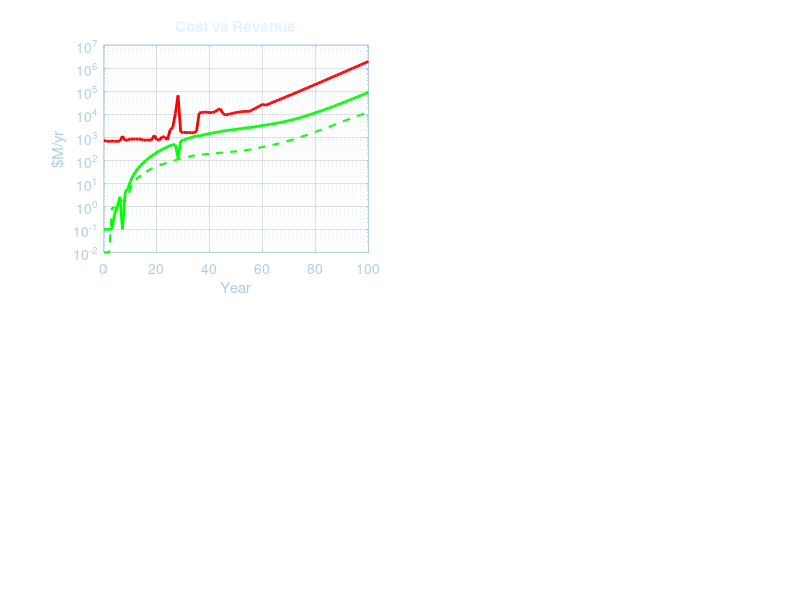

MATLAB code for this plot: (Note: this script raises an error after producing the figure.)
%% SELENITE_ECON v1.2 — Bottom-Up Economic Evaluation
%  Every cargo figure derived from infrastructure requirements,
%  constrained by phase targets and unit specifications.
%
%  Model logic: REO target → circuits → haulers/conveyors → power →
%               canisters → MOLE-I (from PROBE propellant) → Earth cargo
%
%  Ref: ECN-019 Rev B, SEL-DECISION-001 Rev B, all design specs
%  Author: Jason Stewart | April 2026

clear; close all; clc;
fprintf('SELENITE_ECON v1.2 — Bottom-Up Economic Model\n');
fprintf('ECN-019 Rev B | %s\n\n', datestr(now));

%% ═══════════════════════════════════════════════════════════════
%  1. UNIT SPECIFICATIONS (from design docs)
%  ═══════════════════════════════════════════════════════════════

% --- Processing circuit (SEL-PROC-001, SEL-PROC-PKT-001) ---
circuit.reo_yr       = 0.4;       % t REO/yr per circuit
circuit.regolith_yr  = 800;       % t regolith/yr per circuit (~500 ppm REE)
circuit.mass_kg      = 15000;     % kg per circuit
circuit.power_kw     = 180;       % kW per circuit
circuit.earth_frac  = @(y) min(1.0, max(0.10, 1.0 - (y - 25) * 0.03));
% 100% at Y25 (P8, all equipment Earth-built)
% ~55% at Y40 (P9, foundry producing vessels + piping)
% ~10% at Y55+ (mature: only sensors, PTFE, seals, pumps, bearings from Earth)
% Earth-only at maturity: ~1,500 kg per 15,000 kg circuit
%   Sensors/PLCs 500 kg + PTFE linings 200 kg + pump internals 300 kg +
%   filter cloths 50 kg + seals 50 kg + bearings 100 kg +
%   power electronics 200 kg + valve seats 100 kg = ~1,500 kg
circuit.life_yr      = 20;        % replacement cycle
circuit.maint_frac   = 0.02;     % 2 kg/yr Earth replacement parts per circuit (sensors, pumps, linings)

% --- Hauler (SEL-HAULER-001 Rev B, ECN-019) ---
hauler.mass_kg       = 1450;      % kg dry (incl bucket/blade, Na-S, SRM)
hauler.throughput_yr = 1500;      % t regolith/yr (mining + transport, blended road/off-road)
hauler.life_yr       = 10;        % service life
hauler.maint_kg_yr   = 9;        % kg Earth parts/yr (avionics 3 + bearings 2 + BMS 4)

% Hauler Earth fraction transitions as foundry matures
% P8: 100% Earth-built. P9: ~80%. P10+: ~43% (57% in-situ)
hauler.earth_frac = @(y) min(1.0, max(0.43, 1.0 - (y - 25) * 0.0285));
% Linear from 1.0 at Y25 to 0.43 at Y45

% --- Steel apron conveyor (ECN-019 Addendum A) ---
conv.mass_per_km     = 100000;    % kg/km (chain + rollers + frame + drives)
conv.earth_frac      = 0.05;      % 5% Earth (drive electronics, bearings)
conv.maint_frac_yr   = 0.005;     % 0.5%/yr replacement (bearings, electronics)

% --- Thorium MSR (ECN-019 §2) ---
msr.power_mw         = 100;       % MWe per unit
msr.mass_kg          = 50000;     % kg (vessel + turbomachinery, excl regolith shielding)
msr.life_yr          = 20;        % vessel replacement cycle
msr.earth_frac = @(y) max(0.3, min(1.0, 1.0 - (y - 45) * 0.02));
% 100% Earth (Hastelloy-N) until Y45, declining to 30% by Y80 (Ni-201 in-situ)

% --- FSP (NASA Kilopower heritage) ---
fsp.power_kw         = 40;        % kW per unit
fsp.mass_kg          = 6600;      % kg per unit

% --- Mass driver canister (ECN-019 §10) ---
can.total_mass_kg    = 5000;      % kg total (shell + TPS + REO)
can.shell_mass_kg    = 1500;      % kg (Fe-Ni shell + Al₂O₃ TPS)
can.reo_payload_t    = 3.5;       % t REO per canister
can.earth_kg         = 28;        % kg Earth content per canister (minimal chute baseline)

% --- MOLE-I (SEL_MOLEI_DESIGN v5) ---
molei.propellant_yr  = 5692;      % kg propellant/yr per unit
molei.mass_kg        = 360;       % kg per unit
molei.earth_frac     = 1.0;       % 100% Earth-built always

% --- PROBE (SEL_PROBE_DESIGN Rev A) ---
probe.propellant     = 6654;      % kg propellant per mission
probe.mass_kg        = 800;       % kg dry
probe.missions_yr    = 1;         % missions/yr average
probe.life_yr        = 15;        % replacement cycle
probe.pgm_per_mission= 0.0175;   % t PGM per mission (~17.5 kg)

% --- SKIP (SEL_SKIP_DESIGN Rev A, SPA only) ---
skip.propellant_yr   = 83000;     % kg/yr per SKIP (303 kg/hop × 274 hops)
skip.count           = 8;         % fleet size P7-P8
skip.mass_kg         = 300;       % kg dry

% --- SINTER / ARM-C (construction fleet) ---
sinter.mass_kg       = 2200;
armc.mass_kg         = 1500;

% --- Substation (for MOLE-I, 1 per 5 MOLE-I) ---
substation.mass_kg   = 135;

% --- Reagent ---
reagent.per_circuit_yr = 49000;   % kg/yr Earth reagent per circuit (pre-ISRU)
reagent.isru_frac = @(y) min(0.98, max(0, (y - 9) * 0.03));
% 0% at Y9, ~50% at Y25, ~85% at Y35, ~95% at Y45, ~98% at Y55+

%% ═══════════════════════════════════════════════════════════════
%  2. ECONOMIC PARAMETERS
%  ═══════════════════════════════════════════════════════════════

Y = (0:100)';  N = length(Y);

% Launch cost ($/kg to lunar surface)
launch_cost = arrayfun(@(y) ...
    6000*(y<25) + 4000*(y>=25 & y<45) + 2000*(y>=45), Y);

% Discount rate (Arrow et al. 2014 declining)
dr = arrayfun(@(y) 0.03*(y<=30) + 0.025*(y>30 & y<=75) + 0.02*(y>75), Y);
df = cumprod(1 ./ (1 + dr));  % discount factor

% Contingency
contingency = arrayfun(@(y) ...
    1.50*(y<25) + 1.35*(y>=25 & y<45) + 1.25*(y>=45), Y);

% In-situ fabrication cost
insitu_cost_per_kg = 100;  % $/kg (midpoint $50-200)

% Social cost of carbon (EPA Nov 2023)
scc = 190;  % $/tCO2

%% ═══════════════════════════════════════════════════════════════
%  3. PHASE TARGETS (exogenous — programme plan)
%  ═══════════════════════════════════════════════════════════════

% REO production targets by year (log-linear interpolation)
reo_knots_y = [0  15  18   25    28    35     45      60       80       100];
reo_knots_v = [0   0   0   0.4   125   125    1000    10000    100000   1000000];

reo_target = zeros(N,1);
for i = 1:N
    y = Y(i);
    if y <= 18, reo_target(i) = 0; continue; end
    idx = find(reo_knots_y <= y, 1, 'last');
    if idx >= length(reo_knots_y)
        reo_target(i) = reo_knots_v(end);
    else
        y0 = reo_knots_y(idx); y1 = reo_knots_y(idx+1);
        r0 = max(reo_knots_v(idx), 0.01); r1 = reo_knots_v(idx+1);
        if r1 <= 0, reo_target(i) = 0;
        else
            frac = (y - y0) / (y1 - y0);
            reo_target(i) = exp(log(r0) + frac * (log(r1) - log(r0)));
        end
    end
end

% PROBE fleet targets by year
probe_knots_y = [0  9  15  25  35  45  60  80  100];
probe_knots_v = [0  3  30  96 190 230 260 286  286];
probe_fleet = interp1(probe_knots_y, probe_knots_v, Y, 'linear', 286);
probe_fleet = floor(probe_fleet);

% SKIP fleet (SPA only, P3-P8, retire P9)
skip_active = arrayfun(@(y) skip.count * (y >= 7 & y < 45), Y);
% Ramp down: 8 until Y35, then linear to 0 by Y45
skip_active = arrayfun(@(y) ...
    skip.count * (y >= 7 & y < 35) + ...
    max(0, skip.count * (1 - (y-35)/10)) * (y >= 35 & y < 45), Y);

% Mining frontier radius (km from spine)
% Determines conveyor need: Tier 3 = 50-150 km
frontier_km = arrayfun(@(y) ...
    0*(y<28) + min(150, max(0, (y-28)*2)) * (y>=28), Y);

% Fraction of ore via Tier 3 (conveyor territory)
tier3_frac = arrayfun(@(y) ...
    0*(y<40) + min(0.55, max(0, (y-40)*0.01)) * (y>=40), Y);

%% ═══════════════════════════════════════════════════════════════
%  4. INFRASTRUCTURE DERIVATION (bottom-up)
%  ═══════════════════════════════════════════════════════════════

% --- Circuits needed ---
circuits_needed = ceil(reo_target / circuit.reo_yr);

% --- Regolith throughput ---
regolith_yr = reo_target / 0.0005;  % t/yr (500 ppm REE)

% --- Haulers needed (for non-conveyor fraction) ---
hauler_ore_frac = 1 - tier3_frac;  % fraction handled by haulers
haulers_needed = ceil(regolith_yr .* hauler_ore_frac / hauler.throughput_yr);

% --- Conveyor km needed ---
% Tier 3 ore volume determines conveyor throughput needed
% Each km of trunk conveyor handles ~20,000 t/yr (at 2,000 t/hr, utilisation)
% Network is dendritic: ~500 trunk + 5000 branch at P12
conv_throughput_per_km = 20000;  % t/yr per km (average across trunk+branch)
conv_km_needed = regolith_yr .* tier3_frac / conv_throughput_per_km;

% --- Power needed (kW) ---
power_kw = circuits_needed * circuit.power_kw;
% Convert to MSR count (P9+ only, FSP before)
msr_count = zeros(N,1);
fsp_count = zeros(N,1);
for i = 1:N
    y = Y(i);
    if y < 35       % Pre-MSR: all FSP
        fsp_count(i) = ceil(power_kw(i) / fsp.power_kw);
    elseif y < 45   % Transition: MSR growing, FSP declining
        msr_frac = (y - 35) / 10;  % 0 at Y35, 1 at Y45
        msr_count(i) = ceil(power_kw(i) * msr_frac / (msr.power_mw * 1000));
        fsp_count(i) = ceil(power_kw(i) * (1-msr_frac) / fsp.power_kw);
    else             % P10+: MSR dominant, FSP backup only
        msr_count(i) = ceil(power_kw(i) / (msr.power_mw * 1000));
        fsp_count(i) = min(fsp_count(max(1,i-1)), 20);  % keep ~20 FSP as backup
    end
end

% --- MOLE-I needed (from propellant demand) ---
prop_demand = probe_fleet * probe.propellant * probe.missions_yr ...  % PROBE
            + skip_active * skip.propellant_yr / 1000 ...             % SKIP (convert to t)
            + 100 * 1000;                                              % Crew rotation (~100 t/yr)
% prop_demand in kg/yr
prop_demand_kg = probe_fleet * probe.propellant ...
               + skip_active * skip.propellant_yr ...
               + 100000;  % crew + ECLSS
molei_needed = ceil(prop_demand_kg / molei.propellant_yr);

% --- Canisters/yr (P9+ mass driver era) ---
canisters_yr = zeros(N,1);
for i = 1:N
    if Y(i) >= 35  % PKT→Earth mass driver from P9
        canisters_yr(i) = ceil(reo_target(i) / can.reo_payload_t);
    end
end

% --- PGM production ---
pgm_production = probe_fleet * probe.pgm_per_mission;  % t/yr

%% ═══════════════════════════════════════════════════════════════
%  5. EARTH CARGO DERIVATION (from infrastructure deltas)
%  ═══════════════════════════════════════════════════════════════

% Year-on-year infrastructure deltas
d_circuits = max(0, diff([0; circuits_needed]));
d_haulers  = max(0, diff([0; haulers_needed]));
d_conv_km  = max(0, diff([0; conv_km_needed]));
d_msr      = max(0, diff([0; msr_count]));
d_fsp      = max(0, diff([0; fsp_count]));
d_molei    = max(0, diff([0; molei_needed]));
d_probes   = max(0, diff([0; probe_fleet]));

% --- New-build Earth cargo (tonnes/yr) ---
cargo_circuits = zeros(N,1);
for i = 1:N
    ef = circuit.earth_frac(Y(i));
    cargo_circuits(i) = d_circuits(i) * circuit.mass_kg * ef / 1000;
end
cargo_haulers   = zeros(N,1);
for i = 1:N
    ef = hauler.earth_frac(Y(i));
    cargo_haulers(i) = d_haulers(i) * hauler.mass_kg * ef / 1000;
end
cargo_conveyors = d_conv_km * conv.mass_per_km * conv.earth_frac / 1000;
cargo_msr       = zeros(N,1);
for i = 1:N
    ef = msr.earth_frac(Y(i));
    cargo_msr(i) = d_msr(i) * msr.mass_kg * ef / 1000;
end
cargo_fsp       = d_fsp * fsp.mass_kg / 1000;
cargo_molei     = d_molei * (molei.mass_kg + substation.mass_kg/5) / 1000;  % +substation
cargo_probes    = d_probes * probe.mass_kg / 1000;
cargo_canisters = canisters_yr * can.earth_kg / 1000;

% --- Reagent Earth cargo ---
cargo_reagent = zeros(N,1);
for i = 1:N
    y = Y(i);
    isru_frac = reagent.isru_frac(y);
    cargo_reagent(i) = circuits_needed(i) * reagent.per_circuit_yr * (1 - isru_frac) / 1e6;
end

% --- Maintenance/replacement cargo (existing fleet) ---
maint_circuits = zeros(N,1);
for i = 1:N
    maint_circuits(i) = circuits_needed(i) * circuit.mass_kg * circuit.maint_frac * ...
                         circuit.earth_frac(Y(i)) / 1000;
end
maint_haulers  = haulers_needed * hauler.maint_kg_yr / 1000;
maint_conv     = conv_km_needed * conv.mass_per_km * conv.maint_frac_yr * conv.earth_frac / 1000;
maint_msr      = zeros(N,1);
for i = 1:N
    maint_msr(i) = msr_count(i) / msr.life_yr * msr.mass_kg * msr.earth_frac(Y(i)) / 1000;
end

% --- Construction fleet (P8 Wave 1 — one-time) ---
cargo_construction = zeros(N,1);
cargo_construction(26) = (20*sinter.mass_kg + 10*hauler.mass_kg + 5*armc.mass_kg + ...
                           4*fsp.mass_kg + 80000 + 5000) / 1000;  % Wave 1 at Y25
% Crew hab + commissioning equipment at Y28
cargo_construction(29) = (20000 + 10000 + 7000 + 25000) / 1000;  % hab + supplies + foundry + catapult demo

% --- Mass driver YBCO (one-time, P7 for SPA→PKT) ---
cargo_ybco = zeros(N,1);
cargo_ybco(23) = 30;   % Y22: SPA→PKT YBCO delivery (30 t)
cargo_ybco(24) = 30;   % Y23: remainder
cargo_ybco(36) = 50;   % Y35: PKT→Earth mass driver YBCO
cargo_ybco(44) = 30;   % Y43: PKT→SPA mass driver YBCO

% --- R&D / programme management / SPA base ops ---
cargo_spa_ops = arrayfun(@(y) ...
    18*(y<7) + 23*(y>=7&y<9) + 30*(y>=9&y<15) + 20*(y>=15&y<25) + ...
    15*(y>=25), Y);  % SPA base steady-state (robots, crew, ECLSS)

% --- Total Earth cargo ---
earth_cargo = cargo_circuits + cargo_haulers + cargo_conveyors + ...
              cargo_msr + cargo_fsp + cargo_molei + cargo_probes + ...
              cargo_canisters + cargo_reagent + ...
              maint_circuits + maint_haulers + maint_conv + maint_msr + ...
              cargo_construction + cargo_ybco + cargo_spa_ops;

% --- In-situ manufactured mass ---
insitu_haulers = zeros(N,1);
for i = 1:N
    insitu_haulers(i) = d_haulers(i) * hauler.mass_kg * (1 - hauler.earth_frac(Y(i))) / 1000;
end
insitu_conveyors = d_conv_km * conv.mass_per_km * (1 - conv.earth_frac) / 1000;
insitu_canisters = canisters_yr * (can.shell_mass_kg - can.earth_kg) / 1000;
insitu_msr = zeros(N,1);
for i = 1:N
    insitu_msr(i) = d_msr(i) * msr.mass_kg * (1 - msr.earth_frac(Y(i))) / 1000;
end
insitu_circuits = zeros(N,1);
for i = 1:N
    insitu_circuits(i) = d_circuits(i) * circuit.mass_kg * (1 - circuit.earth_frac(Y(i))) / 1000;
end
insitu_total = insitu_haulers + insitu_conveyors + insitu_canisters + insitu_msr + insitu_circuits;

%% ═══════════════════════════════════════════════════════════════
%  6. REVENUE & ENVIRONMENTAL MODEL
%  ═══════════════════════════════════════════════════════════════

% REE market
reo_basket_2026    = 15000;
reo_price_floor    = 5000;
reo_demand_2026    = 400000;
reo_demand_growth  = 0.02;
reo_demand = reo_demand_2026 * (1 + reo_demand_growth).^Y;
supply_frac = reo_target ./ reo_demand;
reo_price = max(reo_price_floor, reo_basket_2026 * (1 - 0.6 * supply_frac));

% Direct revenue ($M/yr)
rev_reo = reo_target .* reo_price / 1e6;
rev_pgm = pgm_production * 50e6 / 1e6;  % $50k/kg
rev_direct = rev_reo + rev_pgm;

% Externality 1: REO mining displacement
% Total composite: $73,700/t (EEIO environmental + carbon + geopolitical)
% CO2 component: ~30 t CO2-eq per t REO (lifecycle, Frontiers 2014 / MDPI 2022)
% Non-CO2 component: water, land, radioactive waste, health
ext_reo = reo_target * 73700 / 1e6;
co2_avoided_reo = reo_target * 30;  % t CO2/yr avoided from mining lifecycle

% Externality 2: H2 enabling via Ir
% Ir and Fe-Ni are CO-PRODUCTS from the same M-type asteroid payload.
% PROBE returns 10 t enriched Fe-Ni containing PGMs at ~1,750 ppm.
% At SPA: Fe-Ni → mass driver to PKT (foundry feedstock)
%         PGM concentrate → hydromet → mass driver to Earth
% No fleet split needed — every mission serves both purposes.
%
% Green H2 applications: energy + green steel DRI + green ammonia
% H2 CO2 multiplier: ~12 t CO2/t H2 (blended across applications)
%
% MARGINAL ATTRIBUTION: Not 100% of programme Ir "enables" new PEM.
% Some PEM would be built with terrestrial Ir. Apply attribution factor.
% Baseline 50%, sensitivity at 25% and 100%.
%
% DG-11.6 CONSTRAINT: Scaling to 2,000+ PROBEs requires SEP/NEP
% propulsion (ISRU propellant caps at ~2,021 t/yr from 355 MOLE-I;
% 2,000 chemical PROBEs would need 13,308 t/yr = 6.6x shortfall).
% Additional PROBEs beyond 286 baseline are all-electric (ion drive).

ir_frac = 0.15;           % 5-25% range, mid-estimate for M-type asteroid mix
h2_attribution = 0.50;    % Marginal attribution: 50% of Ir is genuinely enabling
h2_co2_multiplier = 12;   % t CO2 avoided per t H2 (energy + steel + ammonia)
pem_gw_per_t_ir = 1.0;    % GW PEM per t Ir at 1 g/kW (conservative; future ~3 GW/t)
h2_per_gw_yr = 150000;    % t H2/yr per GW PEM at 80% capacity factor
pem_life = 20;             % years before stack replacement needs new Ir

ir_production = pgm_production * ir_frac;       % t Ir/yr from PROBE fleet
ir_attributed = ir_production * h2_attribution; % t Ir/yr genuinely enabling

pem_gw = zeros(N,1);
for i = 2:N
    pem_gw(i) = pem_gw(i-1) + ir_attributed(i) * pem_gw_per_t_ir;
    if i > pem_life
        pem_gw(i) = pem_gw(i) - ir_attributed(i-pem_life) * pem_gw_per_t_ir;
    end
    pem_gw(i) = max(0, pem_gw(i));
end
co2_avoided_h2 = pem_gw * h2_per_gw_yr * h2_co2_multiplier;  % t CO2/yr
ext_h2 = co2_avoided_h2 * scc / 1e6;

% Externality 3: Rocket emissions (negative)
% Tanker ratio declines with LEO depot maturation
% Carbon intensity declines as DAC methane production ramps on Earth
%   Y0-Y30:  100% fossil CH4 (DAC not yet at scale for rocket fuel)
%   Y30-Y45: 100%→80% (early DAC adoption, pilot plants)
%   Y45-Y60: 80%→30% (DAC scaling rapidly, SpaceX + others invest)
%   Y60-Y80: 30%→5% (DAC dominant, grid-scale renewable powered)
%   Y80+:    5% fossil (near carbon-neutral, residual process emissions)
% This creates the expected curve: rocket CO2 rises pre-Y50 (more flights
% × high fossil), peaks ~Y50, then declines as DAC overtakes volume growth.
% The Y80+ near-zero timing aligns with programme's P12 cargo ramp.
tanker_ratio = arrayfun(@(y) ...
    14*(y<25) + 8*(y>=25 & y<45) + 5*(y>=45), Y);
fossil_frac = arrayfun(@(y) ...
    1.00 * (y < 30) + ...
    max(0.80, 1.00 - (y-30)*0.0133) * (y>=30 & y<45) + ...
    max(0.30, 0.80 - (y-45)*0.0333) * (y>=45 & y<60) + ...
    max(0.05, 0.30 - (y-60)*0.0125) * (y>=60 & y<80) + ...
    0.05 * (y>=80), Y);
co2_per_launch = 2750;
cargo_flights = earth_cargo / 100;
total_launches = cargo_flights .* tanker_ratio;
co2_rockets = total_launches * co2_per_launch .* fossil_frac;
ext_rockets = -co2_rockets * scc / 1e6;

% Totals
ext_total = ext_reo + ext_h2 + ext_rockets;
rev_total = rev_direct + ext_total;

%% ═══════════════════════════════════════════════════════════════
%  7. COST MODEL
%  ═══════════════════════════════════════════════════════════════

cost_launch = earth_cargo * 1000 .* launch_cost .* contingency / 1e6;
cost_insitu = insitu_total * 1000 * insitu_cost_per_kg / 1e6;
cost_rd = arrayfun(@(y) 500*(y<25) + 1000*(y>=25&y<45) + 1500*(y>=45&y<60) + 2000*(y>=60), Y);
cost_total = cost_launch + cost_insitu + cost_rd;

%% ═══════════════════════════════════════════════════════════════
%  8. NPV & PROGRAMME METRICS
%  ═══════════════════════════════════════════════════════════════

net_total = rev_total - cost_total;
net_direct = rev_direct - cost_total;
npv_total = cumsum(net_total .* df);
npv_direct = cumsum(net_direct .* df);

cum_cost = cumsum(cost_total);
cum_rev = cumsum(rev_total);
cum_rev_dir = cumsum(rev_direct);

be_total = find(cumsum(rev_total - cost_total) > 0, 1, 'first');
be_direct = find(cumsum(rev_direct - cost_total) > 0, 1, 'first');

fprintf('═══════════════════════════════════════════════\n');
fprintf('  PROGRAMME METRICS (100-YEAR)\n');
fprintf('═══════════════════════════════════════════════\n\n');
fprintf('Total cost:                 $%.2f T\n', cum_cost(end)/1e6);
fprintf('Direct revenue:             $%.2f T\n', cum_rev_dir(end)/1e6);
fprintf('REO extern (mining):        $%.2f T\n', sum(ext_reo)/1e6);
fprintf('H2 extern (Ir→PEM):         $%.2f T\n', sum(ext_h2)/1e6);
fprintf('Rocket emissions:           $%.2f T\n', sum(ext_rockets)/1e6);
fprintf('Total revenue + extern:     $%.2f T\n', cum_rev(end)/1e6);
fprintf('NPV (all extern):           $%.2f T\n', npv_total(end)/1e6);
fprintf('NPV (direct only):          $%.2f T\n', npv_direct(end)/1e6);
fprintf('Earth cargo (100 yr):       %.0f t (%.1f Mt)\n', sum(earth_cargo), sum(earth_cargo)/1e6);
fprintf('Starship flights (cargo):   ~%.0f\n', sum(earth_cargo)/100);
fprintf('Total launches (+ tankers): ~%.0f\n', sum(total_launches));
fprintf('Lifetime rocket CO2:        %.0f Mt\n', sum(co2_rockets)/1e6);
if ~isempty(be_total), fprintf('Breakeven (with extern):    Y%d\n', Y(be_total));
else, fprintf('Breakeven (with extern):    NOT REACHED\n'); end
if ~isempty(be_direct), fprintf('Breakeven (direct only):    Y%d\n', Y(be_direct));
else, fprintf('Breakeven (direct only):    NOT REACHED\n'); end

% Infrastructure at key years
fprintf('\n--- Infrastructure at Phase Boundaries ---\n');
check_years = [20 25 30 35 45 60 80 100];
fprintf('%-6s %8s %8s %8s %6s %6s %8s %8s %8s\n', ...
    'Year', 'REO t/y', 'Circuits', 'Haulers', 'MSR', 'FSP', 'Conv km', 'MOLE-I', 'PROBEs');
for y = check_years
    i = y+1;
    fprintf('Y%-5d %8.0f %8d %8d %6d %6d %8.0f %8d %8d\n', ...
        y, reo_target(i), circuits_needed(i), haulers_needed(i), ...
        msr_count(i), fsp_count(i), conv_km_needed(i), molei_needed(i), probe_fleet(i));
end

% Cost per tonne REO
fprintf('\n--- Cost per tonne REO ---\n');
for y = check_years
    i = y+1;
    if reo_target(i) > 0.1
        cpt = cost_total(i) * 1e6 / reo_target(i);
        fprintf('  Y%d: $%s/t REO\n', y, num2str(round(cpt)));
    end
end

% Cargo breakdown at P8 and P12
fprintf('\n--- Earth Cargo Breakdown at Y30 (P8) ---\n');
i30 = 31;
fprintf('  Circuits:      %.0f t\n', cargo_circuits(i30));
fprintf('  Haulers:       %.0f t\n', cargo_haulers(i30));
fprintf('  MSR:           %.0f t\n', cargo_msr(i30));
fprintf('  FSP:           %.0f t\n', cargo_fsp(i30));
fprintf('  MOLE-I:        %.0f t\n', cargo_molei(i30));
fprintf('  Reagent:       %.0f t\n', cargo_reagent(i30));
fprintf('  Maintenance:   %.0f t\n', maint_circuits(i30)+maint_haulers(i30));
fprintf('  SPA ops:       %.0f t\n', cargo_spa_ops(i30));
fprintf('  TOTAL:         %.0f t\n', earth_cargo(i30));

fprintf('\n--- Earth Cargo Breakdown at Y90 (P12 midpoint) ---\n');
i90 = 91;
fprintf('  Circuits:      %.0f t (Earth frac %.0f%%)\n', cargo_circuits(i90), circuit.earth_frac(Y(i90))*100);
fprintf('  Haulers:       %.0f t (Earth frac %.0f%%)\n', cargo_haulers(i90), hauler.earth_frac(Y(i90))*100);
fprintf('  Conveyors:     %.0f t\n', cargo_conveyors(i90));
fprintf('  Canisters:     %.0f t\n', cargo_canisters(i90));
fprintf('  MSR:           %.0f t (Earth frac %.0f%%)\n', cargo_msr(i90), msr.earth_frac(Y(i90))*100);
fprintf('  MOLE-I:        %.0f t\n', cargo_molei(i90));
fprintf('  Reagent:       %.0f t (ISRU %.0f%%)\n', cargo_reagent(i90), reagent.isru_frac(Y(i90))*100);
fprintf('  Maint (all):   %.0f t\n', maint_circuits(i90)+maint_haulers(i90)+maint_conv(i90)+maint_msr(i90));
fprintf('  SPA ops:       %.0f t\n', cargo_spa_ops(i90));
fprintf('  TOTAL:         %.0f t = %.0f Starship flights\n', earth_cargo(i90), earth_cargo(i90)/100);

fprintf('\n--- Earth Cargo Breakdown at Y100 (1 Mt/yr target) ---\n');
i100 = 101;
fprintf('  Circuits:      %.0f t (Earth frac %.0f%%)\n', cargo_circuits(i100), circuit.earth_frac(Y(i100))*100);
fprintf('  Haulers:       %.0f t (Earth frac %.0f%%)\n', cargo_haulers(i100), hauler.earth_frac(Y(i100))*100);
fprintf('  Conveyors:     %.0f t\n', cargo_conveyors(i100));
fprintf('  Canisters:     %.0f t\n', cargo_canisters(i100));
fprintf('  MSR:           %.0f t (Earth frac %.0f%%)\n', cargo_msr(i100), msr.earth_frac(Y(i100))*100);
fprintf('  MOLE-I:        %.0f t\n', cargo_molei(i100));
fprintf('  Reagent:       %.0f t (ISRU %.0f%%)\n', cargo_reagent(i100), reagent.isru_frac(Y(i100))*100);
fprintf('  Maint (all):   %.0f t\n', maint_circuits(i100)+maint_haulers(i100)+maint_conv(i100)+maint_msr(i100));
fprintf('  SPA ops:       %.0f t\n', cargo_spa_ops(i100));
fprintf('  TOTAL:         %.0f t = %.0f Starship flights\n', earth_cargo(i100), earth_cargo(i100)/100);

% Environmental balance at P12
fprintf('\n--- Environmental Balance at Y90 (P12 midpoint) ---\n');
fprintf('  REO production:               %.0f t/yr\n', reo_target(i90));
fprintf('  PGM production:               %.1f t/yr (%.0f PROBEs)\n', pgm_production(i90), probe_fleet(i90));
fprintf('  Ir production:                %.2f t/yr (%.0f%% of PGM)\n', ir_production(i90), ir_frac*100);
fprintf('  Ir attributed (%.0f%%):          %.2f t/yr\n', h2_attribution*100, ir_attributed(i90));
fprintf('  REO extern:    $%.1fB/yr\n', ext_reo(i90)/1e3);
fprintf('  H2 extern:     $%.1fB/yr (%.0f%% attribution)\n', ext_h2(i90)/1e3, h2_attribution*100);
fprintf('  Rockets:       $%.1fB/yr\n', ext_rockets(i90)/1e3);
fprintf('  NET:           $%.1fB/yr\n', ext_total(i90)/1e3);
fprintf('  PEM installed: %.1f GW (from attributed Ir)\n', pem_gw(i90));
fprintf('  CO2 avoided (REE mining): %.1f Mt/yr\n', co2_avoided_reo(i90)/1e6);
fprintf('  CO2 avoided (H2 via Ir):  %.1f Mt/yr\n', co2_avoided_h2(i90)/1e6);
fprintf('  CO2 from rockets:         %.1f Mt/yr (fossil frac %.0f%%)\n', ...
    co2_rockets(i90)/1e6, fossil_frac(i90)*100);
fprintf('  NET CO2 balance:          %.1f Mt/yr\n', ...
    (co2_avoided_reo(i90)+co2_avoided_h2(i90)-co2_rockets(i90))/1e6);

i100 = 101;
fprintf('\n--- Environmental Balance at Y100 (P12 target: 1 Mt/yr REO) ---\n');
fprintf('  REO production:               %.0f t/yr\n', reo_target(i100));
fprintf('  PGM production:               %.1f t/yr (%.0f PROBEs)\n', pgm_production(i100), probe_fleet(i100));
fprintf('  Ir production:                %.2f t/yr → attributed: %.2f t/yr\n', ir_production(i100), ir_attributed(i100));
fprintf('  NOTE: Ir and Fe-Ni are co-products (same M-type asteroid payload)\n');
fprintf('  Fe-Ni to PKT foundry:         %.0f t/yr\n', probe_fleet(i100)*10);  % 10t Fe-Ni per PROBE
fprintf('  REO extern:    $%.1fB/yr\n', ext_reo(i100)/1e3);
fprintf('  H2 extern:     $%.1fB/yr (%.0f%% attribution)\n', ext_h2(i100)/1e3, h2_attribution*100);
fprintf('  Rockets:       $%.1fB/yr\n', ext_rockets(i100)/1e3);
fprintf('  NET:           $%.1fB/yr\n', ext_total(i100)/1e3);
fprintf('  PEM installed: %.1f GW (from attributed Ir)\n', pem_gw(i100));
fprintf('  CO2 avoided (REE mining): %.1f Mt/yr\n', co2_avoided_reo(i100)/1e6);
fprintf('  CO2 avoided (H2 via Ir):  %.1f Mt/yr\n', co2_avoided_h2(i100)/1e6);
fprintf('  CO2 from rockets:         %.1f Mt/yr (fossil frac %.0f%%)\n', ...
    co2_rockets(i100)/1e6, fossil_frac(i100)*100);
fprintf('  NET CO2 balance:          %.1f Mt/yr\n', ...
    (co2_avoided_reo(i100)+co2_avoided_h2(i100)-co2_rockets(i100))/1e6);
fprintf('  Direct revenue at Y100:   $%.1fB/yr (REO $%.0f/t × %.0f t + PGM)\n', ...
    rev_direct(i100)/1e3, reo_price(i100), reo_target(i100));
fprintf('  Annual cost at Y100:      $%.1fB/yr\n', cost_total(i100)/1e3);
fprintf('  Revenue/Cost ratio:       %.2f (direct), %.2f (with extern)\n', ...
    rev_direct(i100)/cost_total(i100), rev_total(i100)/cost_total(i100));

%% ═══════════════════════════════════════════════════════════════
%  9. SENSITIVITY ANALYSIS
%  ═══════════════════════════════════════════════════════════════

fprintf('\n═══════════════════════════════════════════════\n');
fprintf('  SENSITIVITY ANALYSIS\n');
fprintf('═══════════════════════════════════════════════\n');

baseline_npv = npv_total(end)/1e6;

% Canister options
can_options = [73, 28, 8];  % kg Earth per canister
can_labels = {'Full parachute', 'Minimal chute (baseline)', 'Shuttlecock'};
npv_can = zeros(3,1);
for k = 1:3
    cargo_can_k = canisters_yr * can_options(k) / 1000;
    ec_k = earth_cargo - cargo_canisters + cargo_can_k;
    cl_k = ec_k * 1000 .* launch_cost .* contingency / 1e6;
    ct_k = cl_k + cost_insitu + cost_rd;
    npv_can(k) = sum((rev_total - ct_k) .* df);
end
fprintf('\nCanister recovery:\n');
for k = 1:3
    fprintf('  %s: NPV $%.2fT (delta $%.2fT)\n', can_labels{k}, npv_can(k)/1e6, (npv_can(k)/1e6 - baseline_npv));
end

% Discount rate sensitivity
dr_flat = [0.014 0.020 0.030 0.035];
dr_labels = {'Stern 1.4%', 'Flat 2.0%', 'Flat 3.0%', 'UK Green 3.5%'};
for k = 1:4
    df_k = cumprod(1./(1+dr_flat(k)*ones(N,1)));
    npv_k = sum(net_total .* df_k);
    fprintf('  %s: NPV $%.2fT\n', dr_labels{k}, npv_k/1e6);
end

% Launch cost sensitivity
fprintf('\nLaunch cost:\n');
for mult = [1.5, 1.0, 0.5]
    cl_k = earth_cargo * 1000 .* (launch_cost * mult) .* contingency / 1e6;
    ct_k = cl_k + cost_insitu + cost_rd;
    npv_k = sum((rev_total - ct_k) .* df);
    fprintf('  %.0f%%: NPV $%.2fT\n', mult*100, npv_k/1e6);
end

% H2 attribution sensitivity
fprintf('\nH2 marginal attribution (Ir enabling):\n');
attr_options = [0.25, 0.50, 1.00];
attr_labels = {'25% (conservative)', '50% (baseline)', '100% (all marginal)'};
for k = 1:3
    ir_attr_k = ir_production * attr_options(k);
    pem_k = zeros(N,1);
    for i = 2:N
        pem_k(i) = pem_k(i-1) + ir_attr_k(i) * pem_gw_per_t_ir;
        if i > pem_life, pem_k(i) = pem_k(i) - ir_attr_k(i-pem_life) * pem_gw_per_t_ir; end
        pem_k(i) = max(0, pem_k(i));
    end
    ext_h2_k = pem_k * h2_per_gw_yr * h2_co2_multiplier * scc / 1e6;
    rev_k = rev_direct + ext_reo + ext_h2_k + ext_rockets;
    npv_k = sum((rev_k - cost_total) .* df);
    fprintf('  %s: NPV $%.2fT (H2 extern $%.2fT)\n', attr_labels{k}, npv_k/1e6, sum(ext_h2_k)/1e6);
end

% DG-11.6: PROBE Mk III SEP fleet (never lands, LLO canister ejection)
% 286 Mk I/II (chemical, land at SPA, 1 mission/yr, ISRU propellant)
% + 1,714 Mk III SEP (ion drive, never land, 0.5 missions/yr, NO ISRU)
% Mk III ejects Fe-Ni/PGM canisters from LLO → EM catcher at SPA
% Fe-Ni and Ir are co-products from same M-type asteroid payload
% Total returns: 286×10t + 1,714×10t×0.5 = 2,860 + 8,570 = 11,430 t/yr Fe-Ni
fprintf('\nDG-11.6 PROBE Mk III SEP fleet (1,714 Mk III + 286 Mk I/II):\n');
% Mk III PGM: 1,714 × 17.5 kg × 0.5 missions/yr = 15 t/yr additional PGM
% Total PGM: 5 t/yr (Mk I/II) + 15 t/yr (Mk III) = 20 t/yr
pgm_mkiii = probe_fleet * probe.pgm_per_mission;  % baseline Mk I/II
for i = 1:N
    if Y(i) >= 60  % DG-11.6 triggered at P11
        mkiii_active = min(1714, (Y(i)-60)/10 * 1714);  % ramp over 10 years
        pgm_mkiii(i) = pgm_mkiii(i) + mkiii_active * probe.pgm_per_mission * 0.5;
    end
end
ir_mkiii = pgm_mkiii * ir_frac * h2_attribution;
pem_mkiii = zeros(N,1);
for i = 2:N
    pem_mkiii(i) = pem_mkiii(i-1) + ir_mkiii(i) * pem_gw_per_t_ir;
    if i > pem_life, pem_mkiii(i) = pem_mkiii(i) - ir_mkiii(i-pem_life) * pem_gw_per_t_ir; end
    pem_mkiii(i) = max(0, pem_mkiii(i));
end
ext_h2_mkiii = pem_mkiii * h2_per_gw_yr * h2_co2_multiplier * scc / 1e6;

% Additional cost: Mk III PROBEs (Earth-built, ~1,200 kg, larger solar arrays)
% Launched to LLO — no lunar surface delivery needed
% LEO→LLO transfer via SEP tug (reusable), so launch cost = LEO only (~$500/kg)
cost_mkiii = zeros(N,1);
for i = 1:N
    if Y(i) >= 60
        mkiii_build_rate = min(1714/10, 1714/10);  % ~171/yr during build-out
        mkiii_replace = min(1714, (Y(i)-60)/10 * 1714) / 15;  % 15-yr life
        cost_mkiii(i) = (mkiii_build_rate + mkiii_replace) * 1.2 * 500 * contingency(i) / 1e6;
        % 1.2 t per Mk III × $500/kg to LEO × contingency
    end
end

rev_mkiii_pgm = pgm_mkiii * 50e6 / 1e6;
rev_mkiii_total = rev_mkiii_pgm - rev_pgm + rev_direct + ext_reo + ext_h2_mkiii + ext_rockets;
npv_mkiii = sum((rev_mkiii_total - cost_total - cost_mkiii) .* df);

fprintf('  NPV: $%.2fT (delta $%.2fT from baseline)\n', npv_mkiii/1e6, (npv_mkiii/1e6 - baseline_npv));
fprintf('  H2 extern: $%.2fT | PGM revenue: $%.2fT\n', sum(ext_h2_mkiii)/1e6, sum(rev_mkiii_pgm)/1e6);
fprintf('  Mk III fleet cost: $%.2fT (LEO launch only, no lunar delivery)\n', sum(cost_mkiii)/1e6);
fprintf('  PGM at P12: %.1f t/yr (Mk I/II: %.1f + Mk III: %.1f)\n', ...
    pgm_mkiii(91), pgm_production(91), pgm_mkiii(91)-pgm_production(91));
fprintf('  Ir at P12: %.1f t/yr (attributed: %.1f at %.0f%%)\n', ...
    pgm_mkiii(91)*ir_frac, pgm_mkiii(91)*ir_frac*h2_attribution, h2_attribution*100);
fprintf('  Fe-Ni to PKT: %.0f t/yr (Mk I/II land + Mk III EM catch)\n', ...
    probe_fleet(91)*10 + min(1714, (Y(91)-60)/10*1714)*10*0.5);
fprintf('  MOLE-I: unchanged at ~355 (Mk III uses NO ISRU propellant)\n');
fprintf('  Mk III never lands — EM catcher at SPA receives canisters from LLO\n');

%% ═══════════════════════════════════════════════════════════════
%  10. FIGURES
%  ═══════════════════════════════════════════════════════════════

% Figure 1: Overview 4-panel
fig1 = figure('Position', [50 50 1200 700], 'Color', [0.03 0.06 0.1]);
axcolor = [0.05 0.08 0.12]; txcolor = [0.7 0.8 0.9]; gcolor = [0.15 0.2 0.3];

subplot(2,2,1);
semilogy(Y, max(cost_total,0.1), 'r-', 'LineWidth', 2); hold on;
semilogy(Y, max(rev_total,0.1), 'g-', 'LineWidth', 2);
semilogy(Y, max(rev_direct,0.01), 'g--', 'LineWidth', 1.5);
set(gca, 'Color', axcolor, 'XColor', txcolor, 'YColor', txcolor, 'GridColor', gcolor);
grid on; xlim([0 100]); title('Cost vs Revenue', 'Color', [.9 .95 1]);
xlabel('Year'); ylabel('$M/yr'); legend('Cost','Rev+Ext','Direct','Location','se','FontSize',7);

subplot(2,2,2);
plot(Y, npv_total/1e6, 'g-', 'LineWidth', 2); hold on;
plot(Y, npv_direct/1e6, 'g--', 'LineWidth', 1.5); yline(0,'w--');
set(gca, 'Color', axcolor, 'XColor', txcolor, 'YColor', txcolor, 'GridColor', gcolor);
grid on; xlim([0 100]); title('Cumulative NPV ($T)', 'Color', [.9 .95 1]);
xlabel('Year'); ylabel('$T'); legend('With Extern','Direct Only','Location','nw');

subplot(2,2,3);
bar(Y, earth_cargo/1000, 1, 'FaceColor', [.2 .5 .8], 'EdgeColor', 'none');
set(gca, 'Color', axcolor, 'XColor', txcolor, 'YColor', txcolor, 'GridColor', gcolor);
grid on; xlim([0 100]); title('Earth Cargo (kt/yr)', 'Color', [.9 .95 1]);
xlabel('Year'); ylabel('kt/yr');

subplot(2,2,4);
semilogy(Y, max(reo_target,0.01), 'c-', 'LineWidth', 2);
set(gca, 'Color', axcolor, 'XColor', txcolor, 'YColor', txcolor, 'GridColor', gcolor);
grid on; xlim([0 100]); ylim([0.01 2e6]);
title('REO Production', 'Color', [.9 .95 1]); xlabel('Year'); ylabel('t/yr');
sgtitle('SELENITE v1.2 — Bottom-Up Economic Model', 'Color', [.9 .95 1], 'FontSize', 14);
saveas(fig1, 'SELENITE_ECON_v1_2_overview.png');

% Figure 2: Infrastructure scaling
fig2 = figure('Position', [100 100 1200 500], 'Color', [0.03 0.06 0.1]);
subplot(1,2,1);
semilogy(Y, max(circuits_needed,0.1), 'r-', 'LineWidth', 2); hold on;
semilogy(Y, max(haulers_needed,0.1), 'g-', 'LineWidth', 2);
semilogy(Y, max(molei_needed,0.1), 'c-', 'LineWidth', 2);
semilogy(Y, max(probe_fleet,0.1), 'm-', 'LineWidth', 2);
set(gca, 'Color', axcolor, 'XColor', txcolor, 'YColor', txcolor, 'GridColor', gcolor);
grid on; xlim([0 100]); title('Fleet Scaling', 'Color', [.9 .95 1]);
legend('Circuits','Haulers','MOLE-I','PROBEs','Location','se','FontSize',8);

subplot(1,2,2);
yyaxis left;
plot(Y, conv_km_needed, 'g-', 'LineWidth', 2);
ylabel('Conveyor (km)'); set(gca, 'YColor', [.3 .8 .3]);
yyaxis right;
plot(Y, msr_count, 'm-', 'LineWidth', 2);
ylabel('MSR count'); set(gca, 'YColor', [.8 .3 .8]);
set(gca, 'Color', axcolor, 'XColor', txcolor, 'GridColor', gcolor);
grid on; xlim([0 100]); title('Conveyor + MSR Scaling', 'Color', [.9 .95 1]);
sgtitle('SELENITE — Infrastructure Derived from REO Targets', 'Color', [.9 .95 1], 'FontSize', 14);
saveas(fig2, 'SELENITE_ECON_v1_2_infrastructure.png');

% Figure 3: Environmental
fig3 = figure('Position', [150 150 1200 500], 'Color', [0.03 0.06 0.1]);
subplot(1,2,1);
plot(Y, ext_reo/1e3, 'g-', 'LineWidth', 2); hold on;
plot(Y, ext_h2/1e3, 'b-', 'LineWidth', 2);
plot(Y, ext_rockets/1e3, 'r-', 'LineWidth', 2);  % Already negative from -co2*scc
plot(Y, ext_total/1e3, 'w-', 'LineWidth', 2.5);
yline(0, 'w:', 'LineWidth', 0.5);
set(gca, 'Color', axcolor, 'XColor', txcolor, 'YColor', txcolor, 'GridColor', gcolor);
grid on; xlim([0 100]); title('Environmental Externalities ($B/yr)', 'Color', [.9 .95 1]);
legend('REO Mining Avoided','H2 via Ir','Rockets (neg)','NET','Location','nw','FontSize',7);

subplot(1,2,2);
plot(Y, co2_avoided_reo/1e6, 'g-', 'LineWidth', 2); hold on;
plot(Y, co2_avoided_h2/1e6, 'b-', 'LineWidth', 2);
plot(Y, -co2_rockets/1e6, 'r-', 'LineWidth', 2);  % NEGATIVE — emissions below zero
plot(Y, (co2_avoided_reo + co2_avoided_h2 - co2_rockets)/1e6, 'w-', 'LineWidth', 2.5);
yline(0, 'w:', 'LineWidth', 0.5);
set(gca, 'Color', axcolor, 'XColor', txcolor, 'YColor', txcolor, 'GridColor', gcolor);
grid on; xlim([0 100]); title('CO2 Balance (Mt/yr)', 'Color', [.9 .95 1]);
legend('Avoided: REE Mining','Avoided: H2 (Ir)','Rockets (neg)','NET','Location','nw','FontSize',7);
sgtitle('SELENITE — Environmental Accounting', 'Color', [.9 .95 1], 'FontSize', 14);
saveas(fig3, 'SELENITE_ECON_v1_2_environmental.png');

% Figure 4: Cargo breakdown stacked
fig4 = figure('Position', [200 200 1200 500], 'Color', [0.03 0.06 0.1]);
cargo_stack = [cargo_circuits, cargo_haulers, cargo_conveyors, cargo_canisters, ...
               cargo_msr+cargo_fsp, cargo_reagent, cargo_molei+cargo_probes, ...
               maint_circuits+maint_haulers+maint_conv+maint_msr, ...
               cargo_spa_ops+cargo_construction+cargo_ybco];
h = area(Y, cargo_stack/1000);
colors = {[.8 .2 .2],[.2 .7 .3],[.4 .6 .2],[.8 .6 .2],[.6 .3 .7],[.2 .5 .8],[.7 .4 .2],[.5 .5 .5],[.3 .3 .6]};
labels = {'Circuits','Haulers','Conveyors','Canisters','Power (MSR+FSP)','Reagent','MOLE-I+PROBE','Maintenance','SPA+Constr+YBCO'};
for j=1:9, h(j).FaceColor=colors{j}; h(j).EdgeColor='none'; h(j).FaceAlpha=0.85; end
set(gca, 'Color', axcolor, 'XColor', txcolor, 'YColor', txcolor, 'GridColor', gcolor);
grid on; xlim([0 100]); ylabel('Earth Cargo (kt/yr)');
title('Earth Cargo by Category — Derived from Infrastructure Requirements', 'Color', [.9 .95 1], 'FontSize', 13);
legend(labels, 'Location','northwest','FontSize',7,'TextColor',txcolor,'Color',[.08 .12 .18]);
saveas(fig4, 'SELENITE_ECON_v1_2_cargo_breakdown.png');

fprintf('\n═══════════════════════════════════════════════\n');
fprintf('  SELENITE_ECON v1.2 COMPLETE — 4 figures saved\n');
fprintf('  All cargo derived from unit specs × fleet deltas\n');
fprintf('═══════════════════════════════════════════════\n');
